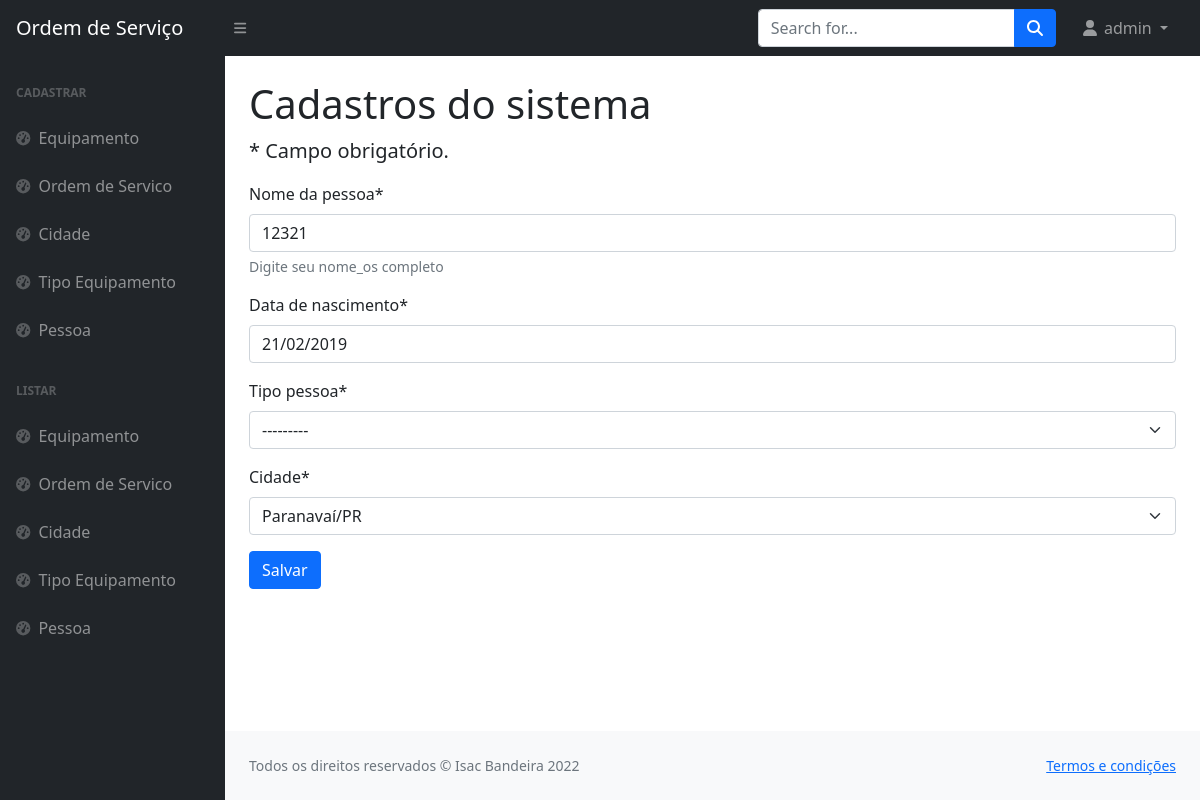
The page /editar/pessoa/1/ (signed in) on the database its author committed.
### paginas/models.py (models this page shows, shortened)
class Pessoa(models.Model):
    nome_completo = models.CharField(max_length=50, verbose_name="Nome da pessoa",
                                     help_text="Digite seu nome_os completo")
    nascimento = models.DateField(verbose_name='Data de nascimento')
    tipo_pessoa = models.CharField(max_length=2, choices=TIPO_PESSOA)
    cidade = models.ForeignKey(Cidade, on_delete=models.PROTECT)
    usuario = models.ForeignKey(User, on_delete=models.PROTECT)
    criado_em = models.DateTimeField(auto_now_add=True)
    atualizado_em = models.DateTimeField(auto_now=True)

### paginas/views.py (the view)
# urls.py: path('editar/pessoa/<int:pk>/', PessoaUpdate.as_view(), name='editar-pessoa'),
class PessoaUpdate(LoginRequiredMixin, GroupRequiredMixin, UpdateView):
    model = Pessoa
    fields = ['nome_completo', 'nascimento', 'tipo_pessoa', 'cidade']
    template_name = 'paginas/form.html'
    success_url = reverse_lazy('listar-pessoa')
    group_required = u"Administrador"
    def get_object(self, queryset=None):
        self.object = get_object_or_404(
            Pessoa, pk=self.kwargs['pk'], usuario=self.request.user)
        return self.object

### paginas/models.py (called while the page is built)
    def __str__(self):
        return self.nome + "/" + self.estado

### paginas/templates/paginas/form.html (shortened to what this page needs)
{% extends 'paginas/modelo.html' %}
{% load static %}
{% load crispy_forms_tags %}
{% block conteudo %}
<h1 class="mt-4">Cadastros do sistema</h1>
<p class="lead">
    * Campo obrigatório.
</p>
<form method="POST">
    {{ form|crispy }}
    <button type="submit" class="btn btn-primary">Salvar</button>
</form>
{% endblock %}

### paginas/templates/paginas/modelo.html (shortened to what this page needs)
{% load static %}
<!DOCTYPE html>
<html lang="en">
<head>
    <link href="https://cdn.jsdelivr.net/npm/simple-datatables@latest/dist/style.css" rel="stylesheet"/>
    <link href="{% static 'css/styles.css' %}" rel="stylesheet"/>
    <link rel="stylesheet" href="https://cdnjs.cloudflare.com/ajax/libs/datepicker/0.6.5/datepicker.min.css"
/>
</head>
<body class="sb-nav-fixed">
{% block menu %}
    <nav class="sb-topnav navbar navbar-expand navbar-dark bg-dark">
        <a class="navbar-brand ps-3" href="index.html">Ordem de Serviço</a>
        <button class="btn btn-link btn-sm order-1 order-lg-0 me-4 me-lg-0" id="sidebarToggle" href="#!"><i
                class="fas fa-bars"></i></button>
        <form class="d-none d-md-inline-block form-inline ms-auto me-0 me-md-3 my-2 my-md-0">
            <div class="input-group">
                <input class="form-control" type="text" placeholder="Search for..." aria-label="Search for..."
                       aria-describedby="btnNavbarSearch"/>
                <button class="btn btn-primary" id="btnNavbarSearch" type="button"><i
                        class="fas fa-search"></i></button>
            </div>
        </form>
        <ul class="navbar-nav ms-auto ms-md-0 me-3 me-lg-4">
            {% if request.user.is_authenticated %}
                <li class="nav-item dropdown">
                    <a class="nav-link dropdown-toggle" id="navbarDropdown" href="#" role="button"
                       data-bs-toggle="dropdown"
                       aria-expanded="false"><i class="fas fa-user fa-fw"></i>
                        {{ request.user }}
                    </a>
                </li>
            {% else %}
                <li class="nav-item">
                    <a class="btn btn-success" href="{% url 'login' %}">Entrar</a>
                </li>
            {% endif %}
        </ul>
    </nav>
{% endblock %}
<div id="layoutSidenav">
    {% block menu-lateral %}
        <div id="layoutSidenav_nav">
            <nav class="sb-sidenav accordion sb-sidenav-dark" id="sidenavAccordion">
                <div class="sb-sidenav-menu">
                    <div class="nav">
                        <div class="sb-sidenav-menu-heading">Cadastrar</div>
                        <a class="nav-link" href="/cadastrar/equipamento/">
                            <div class="sb-nav-link-icon"><i class="fas fa-tachometer-alt"></i></div>
                            Equipamento
                        </a>
                        <a class="nav-link" href="/cadastrar/ordemServico/">
                            <div class="sb-nav-link-icon"><i class="fas fa-tachometer-alt"></i></div>
                            Ordem de Servico
                        </a>
                        <a class="nav-link" href="/cadastrar/cidade/">
                            <div class="sb-nav-link-icon"><i class="fas fa-tachometer-alt"></i></div>
                            Cidade
                        </a>
                        <a class="nav-link" href="/cadastrar/tipo/">
                            <div class="sb-nav-link-icon"><i class="fas fa-tachometer-alt"></i></div>
                            Tipo Equipamento
                        </a>
                        <a class="nav-link" href="/cadastrar/pessoa/">
                            <div class="sb-nav-link-icon"><i class="fas fa-tachometer-alt"></i></div>
                            Pessoa
                        </a>
                        <div class="sb-sidenav-menu-heading">Listar</div>
                        <a class="nav-link" href="/listar/equipamento/">
                            <div class="sb-nav-link-icon"><i class="fas fa-tachometer-alt"></i></div>
                            Equipamento
                        </a>
                        <a class="nav-link" href="/listar/ordemServico/">
                            <div class="sb-nav-link-icon"><i class="fas fa-tachometer-alt"></i></div>
                            Ordem de Servico
                        </a>
                        <a class="nav-link" href="/listar/cidade/">
                            <div class="sb-nav-link-icon"><i class="fas fa-tachometer-alt"></i></div>
                            Cidade
                        </a>
                        <a class="nav-link" href="/listar/tipo/">
                            <div class="sb-nav-link-icon"><i class="fas fa-tachometer-alt"></i></div>
                            Tipo Equipamento
                        </a>
                        <a class="nav-link" href="/listar/pessoa/">
                            <div class="sb-nav-link-icon"><i class="fas fa-tachometer-alt"></i></div>
                            Pessoa
                        </a>
                    </div>
                </div>
            </nav>
        </div>
    {% endblock %}
    <div id="layoutSidenav_content">
        <main>
            <div class="container-fluid px-4">
                {% block conteudo %}{% endblock %}
        </main>
        <footer class="py-4 bg-light mt-auto">
            <div class="container-fluid px-4">
                <div class="d-flex align-items-center justify-content-between small">
                    {% block rodape %}
                        <div class="text-muted">Todos os direitos reservados &copy; Isac Bandeira 2022</div>
                        <div>
                            <a href="https://picsum.photos/200/300">Termos e condições</a>
                        </div>
                    {% endblock %}
                </div>
            </div>
        </footer>
    </div>
</div>
</body>
</html>

### rows shown on the page
Pessoa: nome_completo "12321", nascimento "21/02/2019", tipo_pessoa "---------", cidade "Paranavaí/PR"

### other values the page prints
{{ request.user }} "admin"
